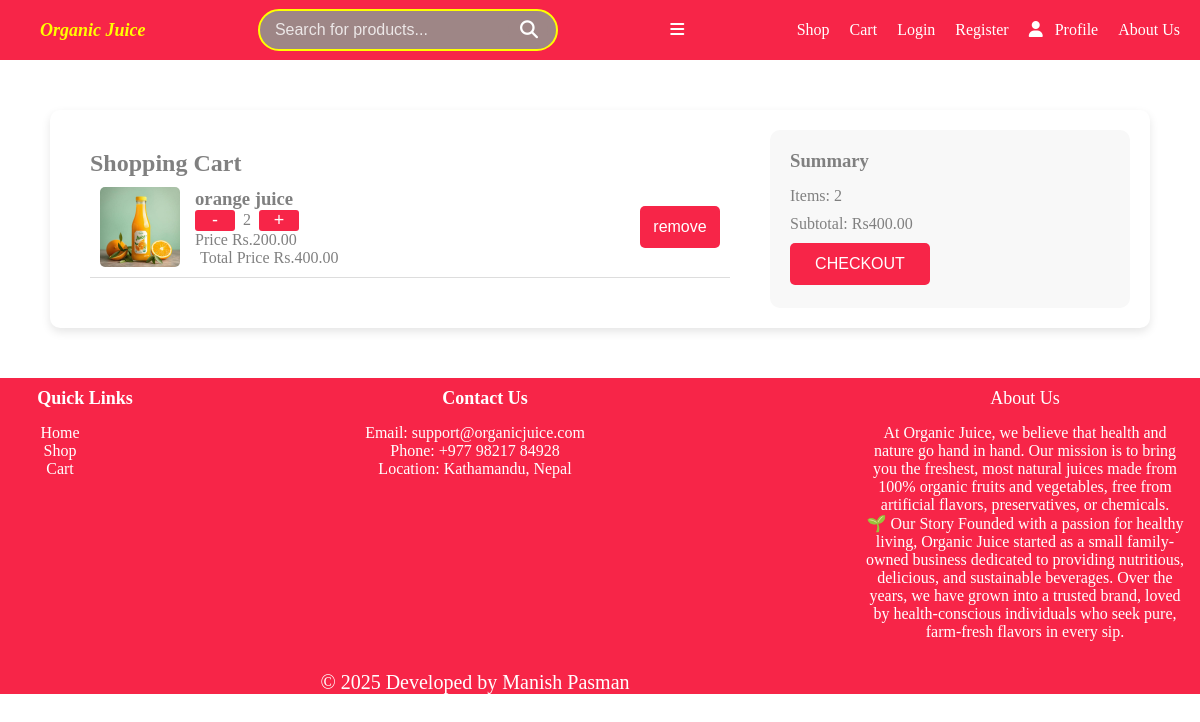
The app's page /cart/ (signed in) with its own data.
### ecomapp/models.py (models this page shows, shortened)
class CartItems(models.Model):
    cart = models.ForeignKey(Cart, on_delete=models.CASCADE, related_name="items")
    product = models.ForeignKey(Product, on_delete=models.CASCADE)
    quantity = models.PositiveIntegerField(default=1)
    def totalPrice(self):
        return self.quantity*self.product.product_price

class Product(models.Model):
    product_name = models.CharField(max_length=255)
    product_price = models.DecimalField(max_digits=5, decimal_places=2)
    available_quantity = models.IntegerField(verbose_name="Available Quantity")
    product_desc = models.CharField(max_length=255)
    product_image = models.ImageField(upload_to="product_img", default="product_img/backimg.jpg")

### ecomapp/views.py (the view)
# urls.py: path('cart/', views.view_cart, name='cart'),
def view_cart(request):
    user = request.user if request.user.is_authenticated else None
    cart = Cart.objects.filter(user=user).first()
    cart_items = cart.items.all() if cart else []
    total = sum(item.totalPrice() for item in cart_items)
    totalQuant = sum(items.quantity for items in cart_items)
    return render(request, 'cart.html', {'cart_items': cart_items, 'total': total, 'totalQuant':totalQuant})

### ecomapp/templates/cart.html (shortened to what this page needs)
{% load static%}
<!DOCTYPE html>
<html lang="en">
<head>
    <link rel="stylesheet" href="{% static 'css/cartstyle.css' %}"></link>
</head>
<body>
    {% include 'includes/navbar.html' %}
    <div class="cart-container">
        <div class="cart">
            <h2>Shopping Cart</h2>
            {% if cart_items %}
            <div class="cart-items">
                {% for item in cart_items %}
                <div class="item" data-price="44">
                    <img src="{{item.product.product_image.url}}" alt="juice">
                    <div class="details">
                        <h3>{{item.product.product_name}}</h3>
                        <div class="quantity">
                        <form method='POST' action="{% url 'decreaseQuantity' item.id %}">
                            <button type='submit'class="decrease">-</button>
                        </form>
                            <span class="count">{{item.quantity}}</span>
                        <form method='POST' action="{% url 'increaseQuantity' item.id %}">
                            <button type='submit' class="increase">+</button>
                        </form>
                        </div>
                        <p class="price">Price Rs.{{item.product.product_price}}</p>
                        <p class="totalprice">Total Price Rs.{{item.totalPrice}}</p>
                    </div>
                    <form method='POST' action="{% url 'deleteItem' item.id %}">
                    <button type='submit' class="remove">remove</button>
                    </form>
                </div>
                {%endfor%}
            </div>
            {% endif %}
        </div>
        <div class="summary">
            <h3>Summary</h3>
            <p>Items: <span id="total-items">{{totalQuant}}</span></p>
            <p>Subtotal: Rs<span id="subtotal">{{total}}</span></p>
            <form action="{% url 'checkout' %}" method="POST">
                <button type="submit" id="checkout">CHECKOUT</button>
            </form>
        </div>
    </div>
    {% include 'includes/footer.html'%}
</body>
</html>

### ecomapp/static/css/cartstyle.css (style rules this page uses)
* { margin: 0; padding: 0; box-sizing: border-box; }
.cart-container { display: flex; background: white; padding: 20px; border-radius: 10px; box-shadow: 0 4px 10px rgba(0, 0, 0, 0.1); max-width: 1100px; width: 100%; color: gray; margin: auto; margin-top: 50px; }
.cart { flex: 2; padding: 20px; }
.cart-items .item { display: flex; align-items: center; justify-content: space-between; margin-bottom: 10px; padding: 10px; border-bottom: 1px solid #ddd; max-height: 400px; overflow-y: auto; }
.cart-items img { width: 80px; height: 80px; border-radius: 5px; }
.details { flex: 1; margin-left: 15px; }
.quantity { display: flex; align-items: center; gap: 8px; }
.quantity button { width: 40px; padding: 0px 10px; border: none; background: #f72548; cursor: pointer; border-radius: 3px; }
.increase { color:white; font-size: 18px; }
.decrease { color:white; font-size: 18px; }
.totalprice { margin-left: 5px; }
.summary { flex: 1; padding: 20px; background: #f8f8f8; border-radius: 10px; margin-left: 20px; }
.summary h3 { margin-bottom: 15px; }
.summary p, .summary select { margin: 10px 0; }
button { width: 80px; padding: 12px; background: #f72548; color: white; border: none; cursor: pointer; border-radius: 5px; font-size: 16px; }
#checkout { width: 140px; padding: 12px; margin-left: auto; background: #f72548; color: white; border: none; cursor: pointer; border-radius: 5px; font-size: 16px; }

### ecomapp/static/css/navstyle.css (style rules this page uses)
* { margin: 0; padding: 0; box-sizing: border-box; }

### records on screen
CartItems: product.product_image (picture), product.product_name "orange juice", quantity "2", product.product_price "200.00", totalPrice "400.00"

### other values on screen
{{ totalQuant }} "2"
{{ total }} "400.00"
